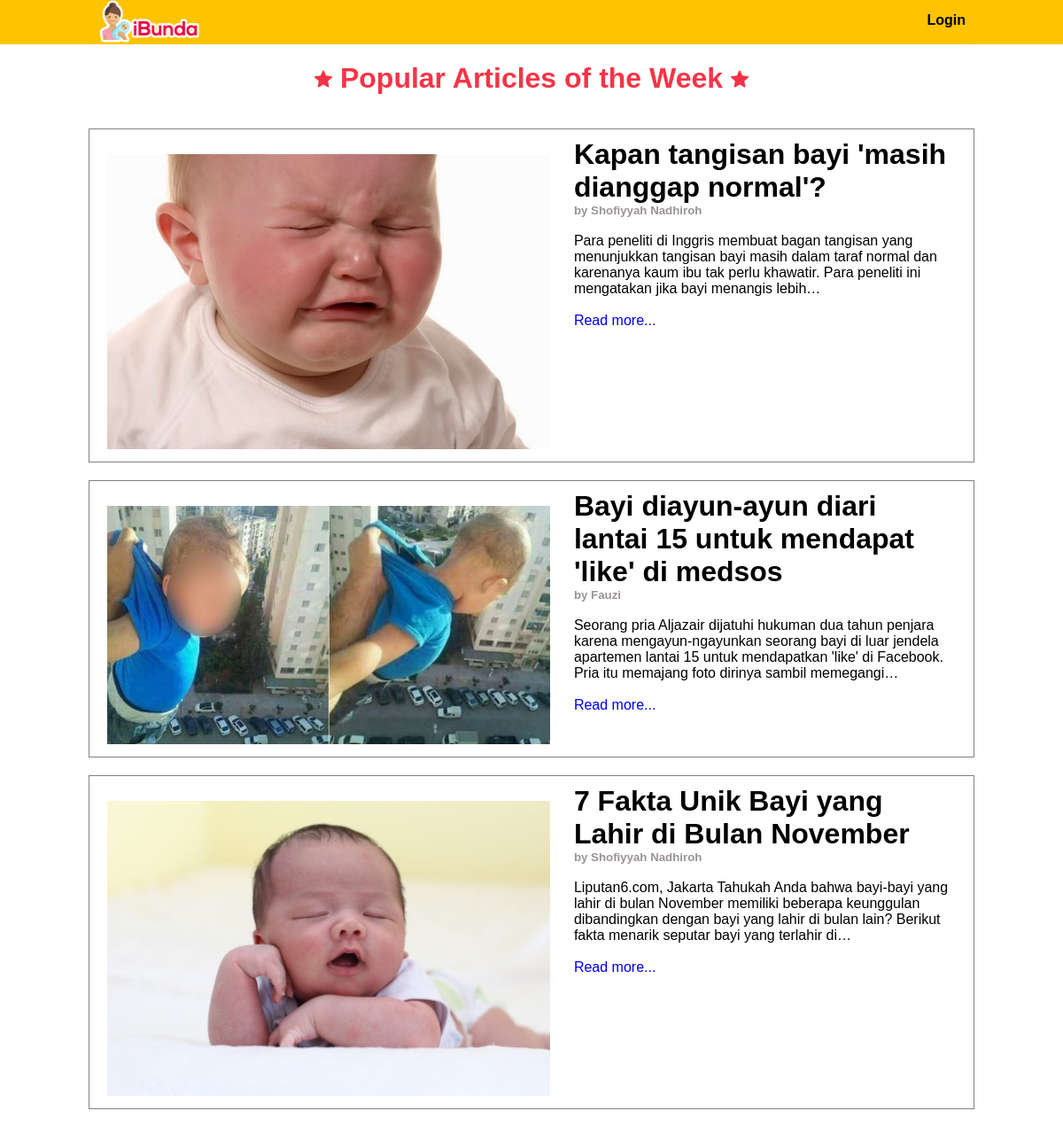
The page / on the database its author committed.
### tables this page shows
CREATE TABLE `article` (
  `id` int(11) NOT NULL,
  `id_user` int(11) NOT NULL,
  `date` datetime NOT NULL DEFAULT CURRENT_TIMESTAMP,
  `stage` enum('0-6 bulan','7-11 bulan','1-3 tahun','ibu') NOT NULL,
  `topic` enum('kesehatan','tips & tricks','mitos','') NOT NULL,
  `title` varchar(255) NOT NULL,
  `picture` varchar(255) NOT NULL,
  `content` text NOT NULL
);

CREATE TABLE `user` (
  `id` int(11) NOT NULL,
  `name` varchar(255) NOT NULL,
  `password` varchar(255) NOT NULL,
  `email` varchar(255) NOT NULL,
  `forgot_password_code` varchar(255) NOT NULL,
  `profile_photo` varchar(255) NOT NULL,
  `member_since` datetime NOT NULL DEFAULT CURRENT_TIMESTAMP,
  `location` varchar(255) NOT NULL,
  `bio` varchar(255) NOT NULL
);

### application/views/layout.php (called while the page is built)
<?php
$this->load->view('component/header');
$this->load->view($content);

### application/controllers/Home.php (called while the page is built, shortened)
<?php
class Home extends MY_Controller {
    public function __construct(){
        $this->load->helper(array('string', 'text'));
    }
    public function index()
    {
        $data['content'] = 'page/home/index';
        $this->db->select("article.*, user.name");
        $this->db->from('article');
        $this->db->join('user', 'user.id = article.id_user');
        $data['article'] = $this->db->get()->result();
        $this->load->view('layout', $data);
    }
}

### index.php (called while the page is built, shortened)
<?php
require_once BASEPATH.'core/CodeIgniter.php';

### application/views/page/home/index.php (the view)
<center><h1 style="color:#f43547;"><img src="images/popx.png" width="20">  Popular Articles of the Week  <img src="images/popx.png" width="20"></h1></center><br>
<div class="container">
      <?php if($article): foreach($article as $info): ?>
	<div class="home">
              <div class="action">
		<div class="top">
			<div class="top_left">
				<br>
				<center><img src="<?php echo base_url()?>images/article_photo/<?php echo $info->picture?>"><center>
			</div>
			<div class="top_right">
				<h1><?php echo $info->title?></h1>
				<h5 style="color:#9b9293">by <?php echo $info->name?></h5><br>
				<p><?php echo word_limiter($info->content, 30)?></p><br>
				<p><a href="<?php echo site_url('detail_article/detail/'.$info->id) ?>" style="text-decoration:none">Read more...</a></p><br>
			</div>
		</div>
	 </div>
          </div>
      <?php endforeach; endif;?>
</div>
<br>

### application/views/component/header.php (shortened to what this page needs)
<!DOCTYPE html>
<html>
<head>
	<link href="<?php echo base_url(); ?>css/style.css" rel="stylesheet">
</head>
<body>
<header>
    <div class="container">
        <ul class="header">
			<li style="float:left;"><div class="logo"><a href="<?php echo site_url('home')?>"><img src="<?php echo base_url()?>images/logo.png"></a></div></li>
			<?php if($this->session->userdata('is_login')): ?>
            <li class="dropdown" style="float:right;">
				<a class="dropbtn" href="<?php echo site_url('profile')?>"><?php echo $this->session->userdata('name') ?></a>
				<div class="dropdown-content">
				  <a href="<?php echo site_url('profile')?>">Profile</a>
				  <a href="<?php echo site_url('home/logout')?>">Log Out</a></div>
			</li>
            <?php else: ?>
            <li class="dropdown" style="float:right;">
				<a href="<?php echo site_url('account')?>">Login</a>
			</li>
            <?php endif; ?>
            </ul>
    </div>
</header>

### css/style.css (style rules this page uses)
* { padding: 0; margin: 0; }
body { font-family: arial; position: relative; padding-bottom: 10px; }
.container { width: 1000px; margin: auto; overflow: hidden; }
.header { list-style-type: none; margin: 0; padding: 0; overflow: hidden; background-color: #ffc300; font-weight: bold; }
li a { display: block; color: #000000; text-align: center; padding: 14px 10px; text-decoration: none; }
header { overflow: hidden; background-color: #ffc400; margin-bottom: 20px; height: 50px; }
.home .top { overflow: hidden; }
.home .top_left { width: 50%; float: left; }
.home .top_left img { width: 500px; }
.home .top_right { width: 45%; float: right; }
.logo img { width: 120px; height: 50px; margin-top: -15px; }
.logo { float: left }
a { text-decoration: none }
.action { overflow: hidden; border: 1px solid grey; padding: 10px 20px; margin-top: 20px }

### rows shown on the page
article: picture (picture), title "Kapan tangisan bayi 'masih dianggap normal'?", id_user.name "Shofiyyah Nadhiroh", content "Para peneliti di Inggris membuat bagan tangisan yang menunjukkan tangisan bayi masih dalam taraf normal dan karenanya kaum ibu tak perlu khawatir. Para peneliti ini mengatakan jika bayi menangis lebih…"
article: picture (picture), title "Bayi diayun-ayun diari lantai 15 untuk mendapat 'like' di medsos", id_user.name "Fauzi", content "Seorang pria Aljazair dijatuhi hukuman dua tahun penjara karena mengayun-ngayunkan seorang bayi di luar jendela apartemen lantai 15 untuk mendapatkan 'like' di Facebook. Pria itu memajang foto dirinya sambil memegangi…"
article: picture (picture), title "7 Fakta Unik Bayi yang Lahir di Bulan November", id_user.name "Shofiyyah Nadhiroh", content "Liputan6.com, Jakarta Tahukah Anda bahwa bayi-bayi yang lahir di bulan November memiliki beberapa keunggulan dibandingkan dengan bayi yang lahir di bulan lain? Berikut fakta menarik seputar bayi yang terlahir di…"
